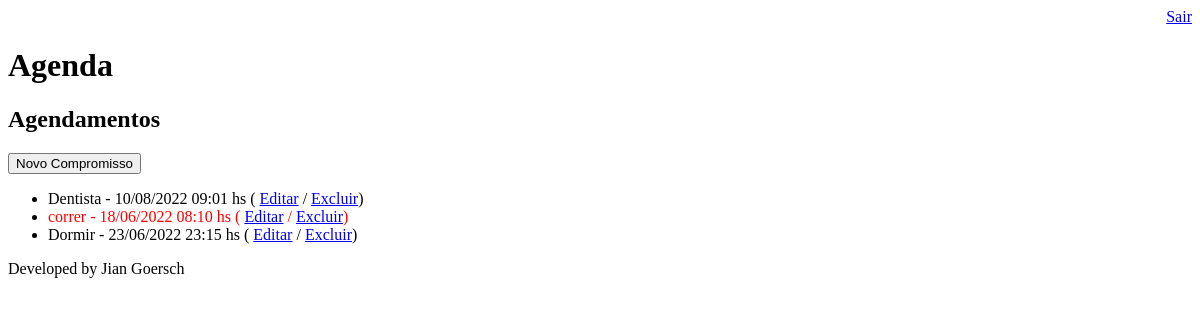
/agenda/ (signed in), run on an earlier commit of the app's database.
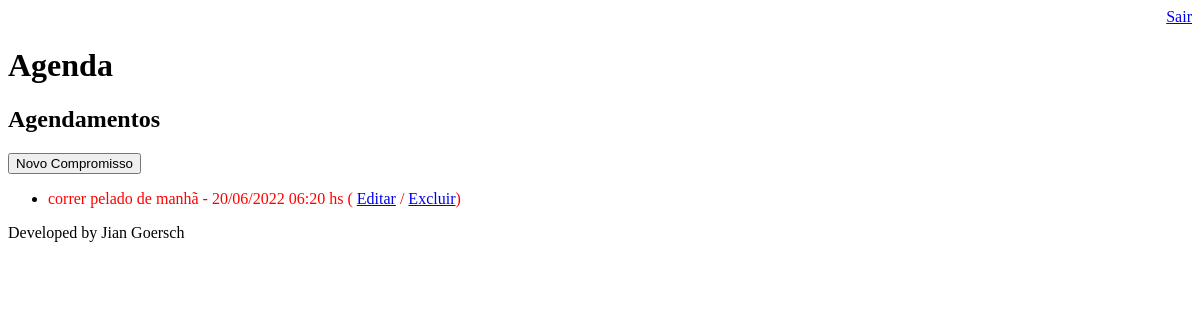
And on a later commit of the database.
### core/models.py (models this page shows, shortened)
class Compromisso(models.Model):
    titulo = models.CharField(max_length=100)
    descricao = models.TextField(blank=True, null=True)
    data_evento = models.DateTimeField(verbose_name='Data do Evento: ')
    data_criacao = models.DateTimeField(auto_now=True)
    usuario = models.ForeignKey(User, on_delete=models.CASCADE) #associando usuário ao evento(Chave estrangeira) ondelete cascade é para excluir todos os eventos caso o user seja deletado
    class Meta:
        db_table = 'compromisso'
    def get_data_evento(self):
        return self.data_evento.strftime('%d/%m/%Y %H:%M hs')
    def get_compromisso_atrasado(self):
        if self.data_evento < datetime.now():
            return True
        else:
            return False

### core/views.py (the view)
# urls.py: path('agenda/', views.lista_compromissos),
@login_required(login_url='/login/') #arroba identifica que é um decorator
def lista_compromissos(request):
    usuario = request.user
    compromisso = Compromisso.objects.filter(usuario=usuario) #__significa maior que no django/ __lt significa menor que
    dados = {'compromissos':compromisso}
    return render(request, 'agenda.html', dados)

### agenda/templates/agenda.html
{% extends "model-page.html" %}
{% block content %}
    <h2>Agendamentos</h2>
    <a href="compromisso/">
    <button type="button">Novo Compromisso</button>
    </a>
    <ul style="font-size 20px">
        {% for compromisso in compromissos %}
            <li>
                <div style= {% if compromisso.get_compromisso_atrasado %}
                                "color:red"
                                {% endif %}>
                    {{ compromisso.titulo }} - {{ compromisso.get_data_evento }}
                    ( <a href="compromisso/?id={{ compromisso.id }}">Editar</a>
                    / <a href="compromisso/delete/{{ compromisso.id }}/">Excluir</a>)
                </div>
            </li>
        {% endfor %}
    </ul>
{% endblock %}

### agenda/templates/model-page.html
<!DOCTYPE html>
<html lang="en">
<head>
    {% include "model-header.html" %}
</head>
<body>
    {% block content %} {% endblock %}
    {% include "model-footer.html" %}
</body>
</html>

### agenda/templates/model-header.html (shortened to what this page needs)
    <div align="right">
        <a href="/logout">Sair</a>
    </div>
    <h1>Agenda</h1>

### agenda/templates/model-footer.html
<p>Developed by Jian Goersch</p>

What changed in the data, as far as the page shows it:
removed Compromisso: titulo "Dentista", get_data_evento "10/08/2022 09:01 hs"
removed Compromisso: titulo "Dormir", get_data_evento "23/06/2022 23:15 hs"
changed Compromisso: titulo "correr" → "correr pelado de manhã"; get_data_evento "18/06/2022 08:10 hs" → "20/06/2022 06:20 hs"
